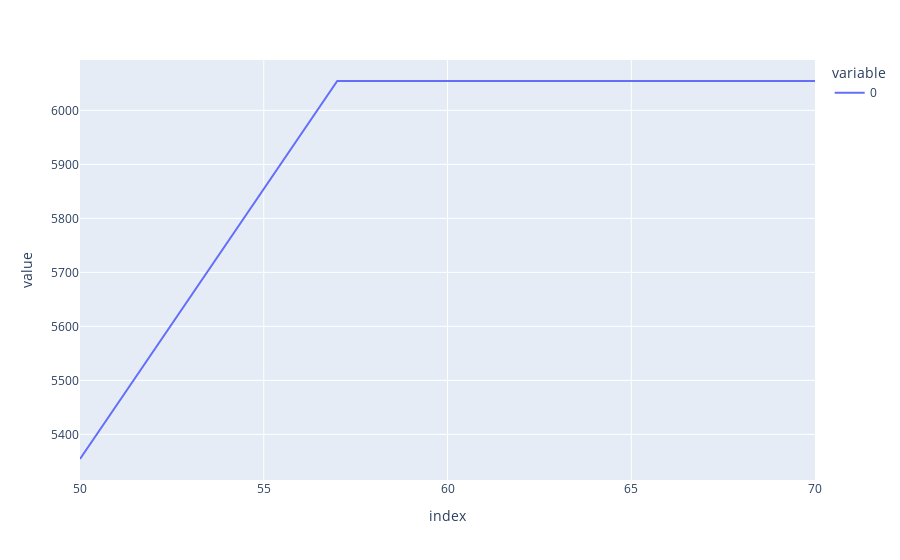

This figure's notebook cell:
### Markdown cell above
- This is the exact payoff of writing a put with strike 57 plus investing the sale of $100 \cdot S_0 = \$6,000$ at the risk free rate for the remainder of the period.  

- Using put-call parity the price of the put is equal to $\$0.297108$.

### Code cell
synthetic_put = -np.maximum(57-Ss,0)*100 + 29.7108 + (6000*np.exp(r*Time))
synthetic_p = pd.DataFrame(synthetic_put,index = Ss)
px.line(synthetic_p)

### Figure 1 — Plotly figure (JSON) as saved in the notebook; plotly's stock layout.template omitted (floating-point values rounded to 4 significant figures; data arrays with more than 128 entries replaced by an {"elided": "..."} marker saying what was removed)
{"data": [{"hovertemplate": "variable=0<br>index=%{x}<br>value=%{y}<extra></extra>", "legendgroup": "0", "line": {"color": "#636efa", "dash": "solid"}, "marker": {"symbol": "circle"}, "mode": "lines", "name": "0", "orientation": "v", "showlegend": true, "type": "scatter", "x": {"elided": "161 float values"}, "xaxis": "x", "y": {"elided": "161 float values"}, "yaxis": "y"}], "layout": {"legend": {"title": {"text": "variable"}, "tracegroupgap": 0}, "margin": {"t": 60}, "xaxis": {"anchor": "y", "domain": [0, 1], "title": {"text": "index"}}, "yaxis": {"anchor": "x", "domain": [0, 1], "title": {"text": "value"}}}}
